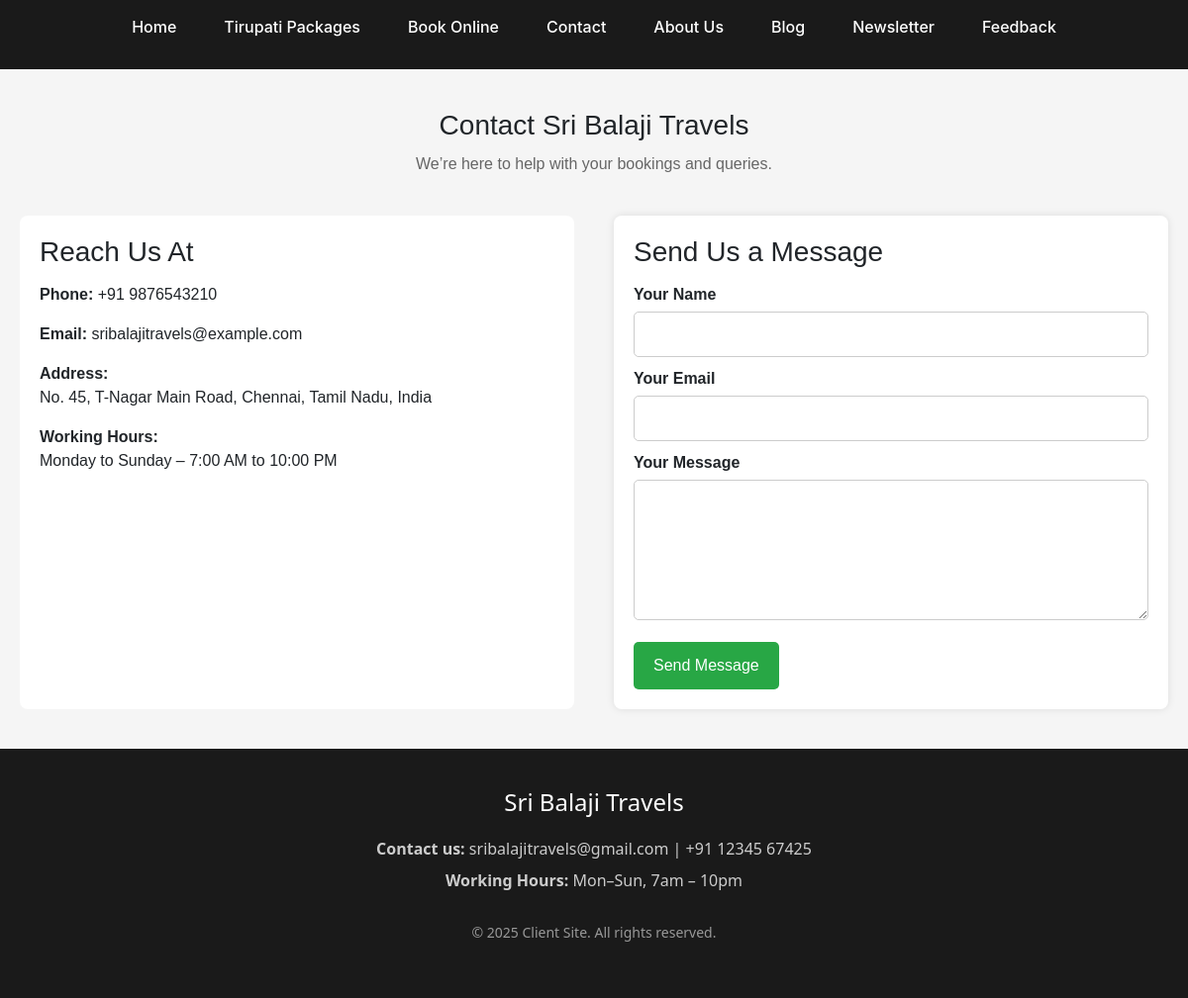
/client-site-rebuild/contact.php, run on the app's committed database.
### tables this page shows
CREATE TABLE `contact_info` (
  `id` int(11) NOT NULL,
  `company_name` varchar(255) NOT NULL,
  `phone` varchar(50) NOT NULL,
  `email` varchar(255) NOT NULL,
  `address` text NOT NULL,
  `working_hours` varchar(255) NOT NULL
);

### client-site-rebuild/contact.php (the view, shortened to what this page needs)
<?php
include 'db.php';
$query = "SELECT * FROM contact_info LIMIT 1";
$result = mysqli_query($conn, $query);
$contact = mysqli_fetch_assoc($result);
?>
<?php include 'includes/header.php'; ?>
<div class="contact-container">
    <div class="contact-header">
        <h1>Contact <?php echo htmlspecialchars($contact['company_name']); ?></h1>
        <p>We’re here to help with your bookings and queries.</p>
    </div>
    <div class="contact-content">
        <div class="contact-info">
            <h3>Reach Us At</h3>
            <p><strong>Phone:</strong> <?php echo htmlspecialchars($contact['phone']); ?></p>
            <p><strong>Email:</strong> <?php echo htmlspecialchars($contact['email']); ?></p>
            <p><strong>Address:</strong><br><?php echo nl2br(htmlspecialchars($contact['address'])); ?></p>
            <p><strong>Working Hours:</strong><br><?php echo htmlspecialchars($contact['working_hours']); ?></p>
        </div>
        <div class="contact-form">
            <h3>Send Us a Message</h3>
            <form method="POST" action="">
                <label>Your Name</label>
                <input type="text" name="name" required>
                <label>Your Email</label>
                <input type="email" name="email" required>
                <label>Your Message</label>
                <textarea name="message" rows="5" required></textarea>
                <button type="submit">Send Message</button>
            </form>
        </div>
    </div>
</div>
<?php include 'includes/footer.php'; ?>

### client-site-rebuild/assets/css/style.css (style rules this page uses)
* { margin: 0; padding: 0; box-sizing: border-box; }
body { font-family: 'Segoe UI', Tahoma, Geneva, Verdana, sans-serif; line-height: 1.6; }
.contact-container { padding: 40px 20px; font-family: Arial, sans-serif; background-color: #f5f5f5; }
.contact-header { text-align: center; margin-bottom: 40px; }
.contact-header h1 { font-size: 28px; margin-bottom: 10px; }
.contact-header p { font-size: 16px; color: #666; }
.contact-content { display: flex; justify-content: center; gap: 40px; flex-wrap: wrap; }
.contact-info { flex: 1; min-width: 300px; background: white; padding: 20px; border-radius: 8px; }
.contact-info h3 { margin-bottom: 15px; }
.contact-form { flex: 1; min-width: 300px; background: white; padding: 20px; border-radius: 8px; box-shadow: 0 0 8px rgba(0,0,0,0.1); }
.contact-form h3 { margin-bottom: 15px; }
.contact-form label { display: block; font-weight: bold; margin-top: 10px; margin-bottom: 5px; }
.contact-form input, .contact-form textarea { width: 100%; padding: 10px; border: 1px solid #ccc; border-radius: 5px; outline: none; }
.contact-form button { margin-top: 15px; background-color: #28a745; color: white; padding: 12px 20px; border: none; border-radius: 5px; cursor: pointer; }

### data on the page
contact_info: company_name "Sri Balaji Travels", phone "+91 9876543210", email "sribalajitravels@example.com", address "No. 45, T-Nagar Main Road, Chennai, Tamil Nadu, India", working_hours "Monday to Sunday – 7:00 AM to 10:00 PM"
